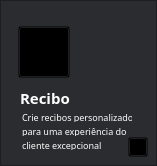
                           <widget class="QFrame" name="frame_recibo_venda">
                            <property name="minimumSize">
                             <size>
                              <width>151</width>
                              <height>161</height>
                             </size>
                            </property>
                            <property name="maximumSize">
                             <size>
                              <width>123456</width>
                              <height>123456</height>
                             </size>
                            </property>
                            <property name="styleSheet">
                             <string notr="true">QFrame{
	background-color: rgba(32, 33, 37, 200);
	background-image: url(none);}

QFrame:hover
{border: 0.5px solid rgba(255, 255, 255, 80)}</string>
                            </property>
                            <property name="frameShape">
                             <enum>QFrame::StyledPanel</enum>
                            </property>
                            <property name="frameShadow">
                             <enum>QFrame::Raised</enum>
                            </property>
                            <widget class="QPushButton" name="btn_logo_recibo_venda">
                             <property name="geometry">
                              <rect>
                               <x>18</x>
                               <y>26</y>
                               <width>52</width>
                               <height>52</height>
                              </rect>
                             </property>
                             <property name="styleSheet">
                              <string notr="true">background-color: transparent</string>
                             </property>
                             <property name="text">
                              <string/>
                             </property>
                             <property name="icon">
                              <iconset>
                               <normaloff>../../../images/svg_icons/icon_inventory.svg</normaloff>../../../images/svg_icons/icon_inventory.svg</iconset>
                             </property>
                             <property name="iconSize">
                              <size>
                               <width>80</width>
                               <height>80</height>
                              </size>
                             </property>
                            </widget>
                            <widget class="QLabel" name="lbl_recibo_venda">
                             <property name="geometry">
                              <rect>
                               <x>20</x>
                               <y>90</y>
                               <width>50</width>
                               <height>16</height>
                              </rect>
                             </property>
                             <property name="font">
                              <font>
                               <family>Segoe UI Semilight</family>
                               <pointsize>11</pointsize>
                               <bold>true</bold>
                              </font>
                             </property>
                             <property name="styleSheet">
                              <string notr="true">border:none;
color: rgb(255, 255, 255);
background-color: transparent</string>
                             </property>
                             <property name="text">
                              <string>Recibo</string>
                             </property>
                            </widget>
                            <widget class="QLabel" name="lbl_info_extra_recibo_venda">
                             <property name="geometry">
                              <rect>
                               <x>22</x>
                               <y>112</y>
                               <width>110</width>
                               <height>10</height>
                              </rect>
                             </property>
                             <property name="font">
                              <font>
                               <family>Segoe UI Light</family>
                               <pointsize>7</pointsize>
                              </font>
                             </property>
                             <property name="styleSheet">
                              <string notr="true">border:none;
color: rgb(255, 255, 255);
background-color: transparent</string>
                             </property>
                             <property name="text">
                              <string>Crie recibos personalizados</string>
                             </property>
                             <property name="scaledContents">
                              <bool>false</bool>
                             </property>
                            </widget>
                            <widget class="QPushButton" name="btn_log_extra_recibo_venda">
                             <property name="geometry">
                              <rect>
                               <x>128</x>
                               <y>137</y>
                               <width>20</width>
                               <height>20</height>
                              </rect>
                             </property>
                             <property name="styleSheet">
                              <string notr="true">background-color: transparent</string>
                             </property>
                             <property name="icon">
                              <iconset>
                               <normaloff>../../../images/svg_icons/icon_push_notification.svg</normaloff>../../../images/svg_icons/icon_push_notification.svg</iconset>
                             </property>
                             <property name="iconSize">
                              <size>
                               <width>20</width>
                               <height>20</height>
                              </size>
                             </property>
                            </widget>
                            <widget class="QLabel" name="lbl_info_extra_recibo_venda_2">
                             <property name="geometry">
                              <rect>
                               <x>22</x>
                               <y>126</y>
                               <width>110</width>
                               <height>10</height>
                              </rect>
                             </property>
                             <property name="font">
                              <font>
                               <family>Segoe UI Light</family>
                               <pointsize>7</pointsize>
                              </font>
                             </property>
                             <property name="styleSheet">
                              <string notr="true">border:none;
color: rgb(255, 255, 255);
background-color: transparent</string>
                             </property>
                             <property name="text">
                              <string>para uma experiência do</string>
                             </property>
                             <property name="scaledContents">
                              <bool>false</bool>
                             </property>
                            </widget>
                            <widget class="QLabel" name="lbl_info_extra_recibo_venda_3">
                             <property name="geometry">
                              <rect>
                               <x>22</x>
                               <y>140</y>
                               <width>90</width>
                               <height>10</height>
                              </rect>
                             </property>
                             <property name="font">
                              <font>
                               <family>Segoe UI Light</family>
                               <pointsize>7</pointsize>
                              </font>
                             </property>
                             <property name="styleSheet">
                              <string notr="true">border:none;
color: rgb(255, 255, 255);
background-color: transparent</string>
                             </property>
                             <property name="text">
                              <string>cliente excepcional</string>
                             </property>
                             <property name="scaledContents">
                              <bool>false</bool>
                             </property>
                            </widget>
                           </widget>
